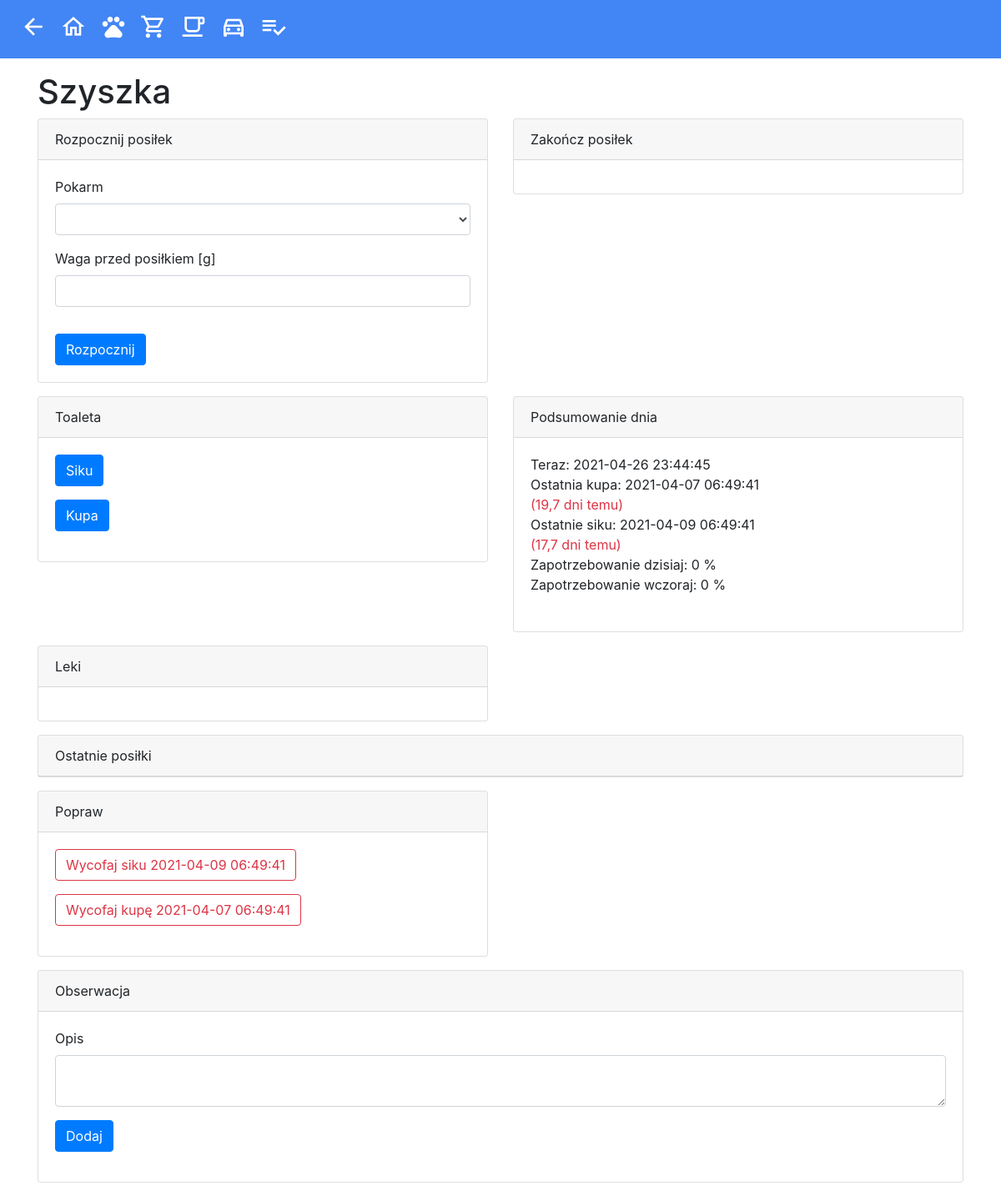
Screenshot of /src/CatFeeding/Views/cat.php?Id=1 with the database file from the repository.
### tables this page shows
create table cats
(
    id   tinyint unsigned not null primary key auto_increment,
    name varchar(50)      not null
);

create table poop
(
    cat_id    tinyint unsigned not null,
    foreign key (cat_id) references cats (id),
    timestamp datetime         not null
);

create table pee
(
    cat_id    tinyint unsigned not null,
    foreign key (cat_id) references cats (id),
    timestamp datetime         not null
);

### src/Configuration.php (called while the page is built, shortened)
<?php
$hostName = $_SERVER['HTTP_HOST'];
$baseUrl = "http://$hostName/Home";

### src/Shared/Views/ViewUtils.php (called while the page is built, shortened)
<?php
$pdo = newPdo();
function newPdo()
{
    global $dsn, $user, $password;
    $pdo = new PDO($dsn, $user, $password);
    $pdo->query('SET NAMES utf8');
    $pdo->query('SET CHARACTER_SET utf8_unicode_ci');
    return $pdo;
}
function get($query, $params)
{
    global $pdo;
    $statement = $pdo->prepare($query);
    $statement->execute($params);
    return $statement->fetch();
}
function showInt($value)
{
    return number_format($value, 0, ',', ' ');
}
function showDecimal($value, $decimals)
{
    return number_format($value, $decimals, ',', ' ');
}
$now = time();
function now()
{
    global $now;
    return date('Y-m-d H:i:s', $now);
}
function today()
{
    global $now;
    return date('Y-m-d', $now);
}
function baseUrl()
{
    global $baseUrl;
    return $baseUrl;
}

### src/CatFeeding/Views/cat.php (the view, shortened to what this page needs)
<?php
include "../../Shared/Views/View.php";
$catId = intval($_REQUEST['Id']);
$cat = get('SELECT name FROM cats WHERE id = ?', [$catId]);
$catName = $cat['name'];
$lastPoop = get('select p.timestamp,
       timestampdiff(day, p.timestamp, ?) >= 3 as warning,
       timestampdiff(hour, p.timestamp, ?) / 24 as days
from poop p
where p.cat_id = ?
order by p.timestamp desc
limit 1', [now(), now(), $catId]);
$lastPee = get('select p.timestamp,
       timestampdiff(day, p.timestamp, ?) >= 1 as warning,
       timestampdiff(hour, p.timestamp, ?) / 24 as days
from pee p
where p.cat_id = ?
order by p.timestamp desc
limit 1', [now(), now(), $catId]);
$dailyDemand = get('select sum(meals.meal_weight / meals.daily_demand_weight * 100) as total
from (
         select m.start_weight,
                m.end_weight,
                m.start_weight - m.end_weight as meal_weight,
                (
                    select d.weight
                    from daily_demand d
                    where d.cat_id = m.cat_id
                      and d.food_id = m.food_id
                    order by d.timestamp desc
                    limit 1
                )                             as daily_demand_weight
         from meal m
                  join food f on m.food_id = f.id
         where m.cat_id = ?
           and datediff(m.start, ?) = 0
     ) meals', [$catId, today()]);
$yesterdayDemand = get('select sum(meals.meal_weight / meals.daily_demand_weight * 100) as total
from (
         select m.start_weight,
                m.end_weight,
                m.start_weight - m.end_weight as meal_weight,
                (
                    select d.weight
                    from daily_demand d
                    where d.cat_id = m.cat_id
                      and d.food_id = m.food_id
                    order by d.timestamp desc
                    limit 1
                )                             as daily_demand_weight
         from meal m
                  join food f on m.food_id = f.id
         where m.cat_id = ?
           and datediff(m.start, ?) = 0
     ) meals', [$catId, date('Y-m-d', strtotime('-1 days'))]);
?>
    <h1><?= $catName ?></h1>
    <div class="row">
        <div class="col-md-6">
            <div class="card mb-3">
                <div class="card-header">Rozpocznij posiłek</div>
                <div class="card-body">
                    <form action="../UseCases/StartMealUseCase.php" method="post">
                        <div class="form-group">
                            <label for="MealFoodId">Pokarm</label>
                            <select class="form-control" id="MealFoodId" name="FoodId">
                            </select>
                        </div>
                        <div class="form-group">
                            <label for="MealWeight">Waga przed posiłkiem [g]</label>
                            <input id="MealWeight" name="Weight" class="form-control" type="number" step="1" min="2"
                                   max="500" required/>
                        </div>
                        <button class="btn btn-primary mt-3">Rozpocznij</button>
                    </form>
                </div>
            </div>
        </div>
        <div class="col-md-6">
            <div class="card mb-3">
                <div class="card-header">Zakończ posiłek</div>
                <div class="card-body">
                </div>
            </div>
        </div>
    </div>
    <div class="row">
        <div class="col-md-6">
            <div class="card mb-3">
                <div class="card-header">Toaleta</div>
                <div class="card-body">
                    <form action="../UseCases/AddPeeUseCase.php" method="post">
                        <div class="form-group">
                            <button type="submit" class="btn btn-primary">Siku</button>
                        </div>
                    </form>
                    <form action="../UseCases/AddPoopUseCase.php" method="post">
                        <div class="form-group">
                            <button type="submit" class="btn btn-primary">Kupa</button>
                        </div>
                    </form>
                </div>
            </div>
        </div>
        <div class="col-md-6">
            <div class="card mb-3">
                <div class="card-header">Podsumowanie dnia</div>
                <div class="card-body">
                    Teraz: <?= now() ?><br/>
                    Ostatnia kupa:
                    <?= $lastPoop['timestamp'] ?><br/>
                    <span class="<?= $lastPoop['warning'] == 1 ? 'text-danger' : 'text-info' ?>">(<?= showDecimal($lastPoop['days'], 1) ?> dni temu)</span>
                    <br/>
                    Ostatnie siku: <?= $lastPee['timestamp'] ?><br/>
                    <span class="<?= $lastPee['warning'] == 1 ? 'text-danger' : 'text-info' ?>"> (<?= showDecimal($lastPee['days'], 1) ?> dni temu)</span>
                    <br/>
                    Zapotrzebowanie dzisiaj: <?= showInt($dailyDemand['total']); ?> %<br/>
                    Zapotrzebowanie wczoraj: <?= showInt($yesterdayDemand['total']); ?> %<br/>
                    <br/>
                </div>
            </div>
        </div>
    </div>
    <div class="row">
        <div class="col-md-6">
            <div class="card mb-3">
                <div class="card-header">Leki</div>
                <div class="card-body">
                </div>
            </div>
        </div>
    </div>
    <div class="card mb-3">
        <div class="card-header">Ostatnie posiłki</div>
    </div>
    <div class="row">
        <div class="col-md-6">
            <div class="card mb-3">
                <div class="card-header">Popraw</div>
                <div class="card-body">
                    <form action="../UseCases/RevertPeeUseCase.php" method="post">
                        <button type="submit" class="btn btn-outline-danger mb-3">
                            Wycofaj siku <?= $lastPee['timestamp'] ?></button>
                    </form>
                    <form action="../UseCases/RevertPoopUseCase.php" method="post">
                        <button type="submit" class="btn btn-outline-danger mb-3">
                            Wycofaj kupę <?= $lastPoop['timestamp'] ?></button>
                    </form>
                </div>
            </div>
        </div>
    </div>
    <div class="card mb-3">
        <div class="card-header">Obserwacja</div>
        <div class="card-body">
            <form action="../UseCases/AddObservationUseCase.php" method="post">
                <div class="form-group">
                    <label for="ObservationNotes">Opis</label>
                    <textarea id="ObservationNotes" name="Notes" class="form-control" required minlength="5"
                              maxlength="250"></textarea>
                </div>
                <div class="form-group">
                    <button type="submit" class="btn btn-primary">Dodaj</button>
                </div>
            </form>
        </div>
    </div>
<?php
include '../../Shared/Views/Footer.php';

### src/Shared/Views/View.php (shortened to what this page needs)
<?php
include __DIR__ . '/../../Configuration.php';
include __DIR__ . '/ViewUtils.php';
?>
<!DOCTYPE html>
<html lang="pl">
<head>
    <link rel="stylesheet" href="<?= baseUrl() ?>/src/Shared/Views/jquery-ui.min.css">
    <link rel="stylesheet" href="<?= baseUrl() ?>/src/Shared/Views/bootstrap.min.css">
    <link rel="stylesheet" href="<?= baseUrl() ?>/src/Shared/Views/Chart.min.css">
    <link href="<?= baseUrl() ?>/src/Shared/Views/material-icons.css" rel="stylesheet">
    <link href="<?= baseUrl() ?>/src/Shared/Views/theme.css" rel="stylesheet">
</head>
<body>
<nav class="navbar navbar-expand navbar-light bg-light mb-3">
    <div class="collapse navbar-collapse" id="navbarSupportedContent">
        <ul class="navbar-nav mr-auto">
            <li class="nav-item">
                <a class="nav-link" title="Wstecz"
                   href="<?= isset($_SERVER['HTTP_REFERER']) ? $_SERVER['HTTP_REFERER'] : baseUrl() ?>"><i
                            class="material-icons-outlined">arrow_back</i></a>
            </li>
            <li class="nav-item">
                <a class="nav-link" title="Dom" href="<?= baseUrl() ?>/index.php"><i
                            class="material-icons-outlined">home</i></a>
            </li>
            <li class="nav-item">
                <a class="nav-link" title="Szyszka" href="<?= baseUrl() ?>/src/CatFeeding/Views/cat.php?Id=1"><i
                            class="material-icons-outlined">pets</i></a>
            </li>
            <li class="nav-item">
                <a class="nav-link" title="Zakupy" href="<?= baseUrl() ?>/src/Shopping/Views/expenses.php"><i
                            class="material-icons-outlined">local_grocery_store</i></a>
            </li>
            <li class="nav-item">
                <a class="nav-link" title="Kawa" href="<?= baseUrl() ?>/src/Coffee/Views/coffee.php"><i
                            class="material-icons-outlined">local_cafe</i></a>
            </li>
            <li class="nav-item">
                <a class="nav-link" title="Golf" href="<?= baseUrl() ?>/src/CarMaintenance/Views/car.php?Id=1"><i
                            class="material-icons-outlined">directions_car</i></a>
            </li>
            <li class="nav-item">
                <a class="nav-link" title="Zadania Łukasz"
                   href="<?= baseUrl() ?>/src/ToDo/Views/edit.php?name=Łukasz"><i
                            class="material-icons-outlined">playlist_add_check</i></a>
            </li>
        </ul>
    </div>
</nav>
<div class="container">

### src/Shared/Views/Footer.php (shortened to what this page needs)
<?php
include_once __DIR__ . '/View.php';
?>
<?php
echo '</div>
</body>
</html>';

### src/Shared/Views/theme.css (style rules this page uses)
.navbar { background-color: #4285f4 !important; }
.nav-link { color: white !important; }

### rows the page displays
cats: name "Szyszka"
poop: timestamp "2021-04-07 06:49:41"
pee: timestamp "2021-04-09 06:49:41"

### other values shown
showDecimal($lastPoop['days'], 1) "19,7"
showDecimal($lastPee['days'], 1) "17,7"
showInt($dailyDemand['total']) "0"
showInt($yesterdayDemand['total']) "0"
